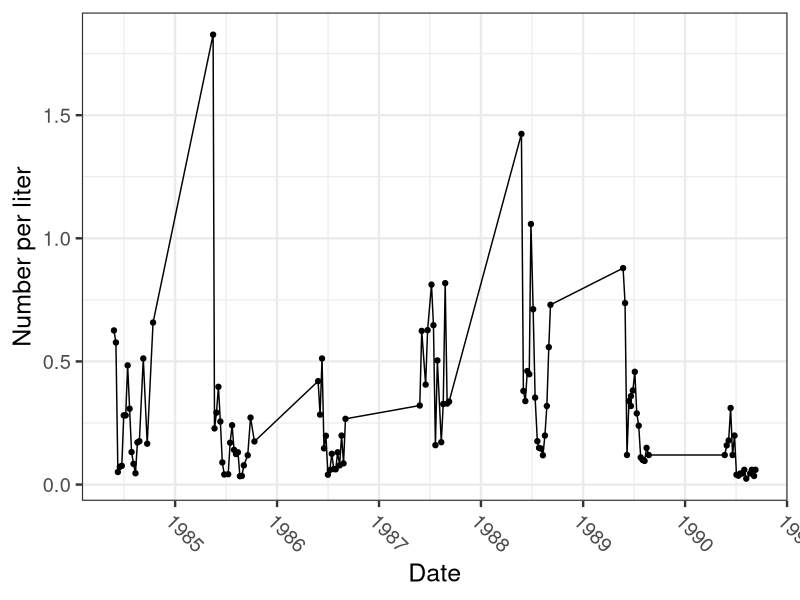
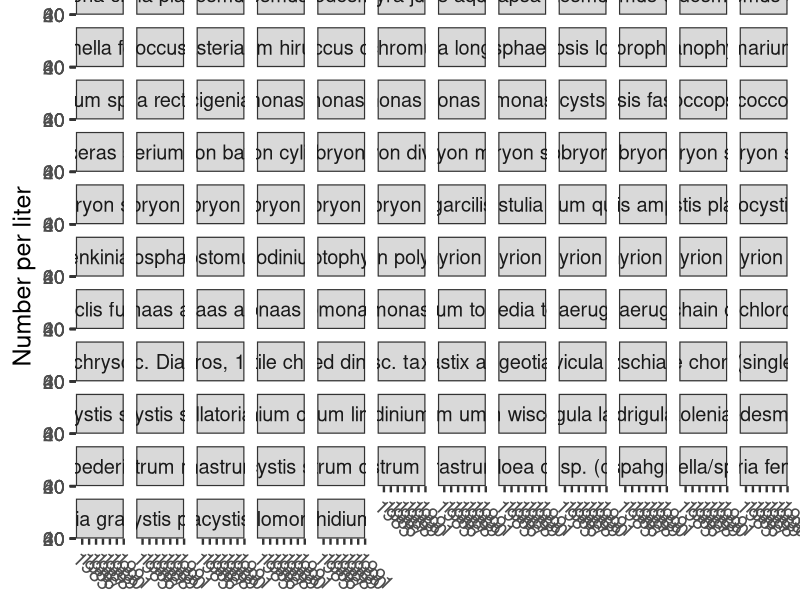
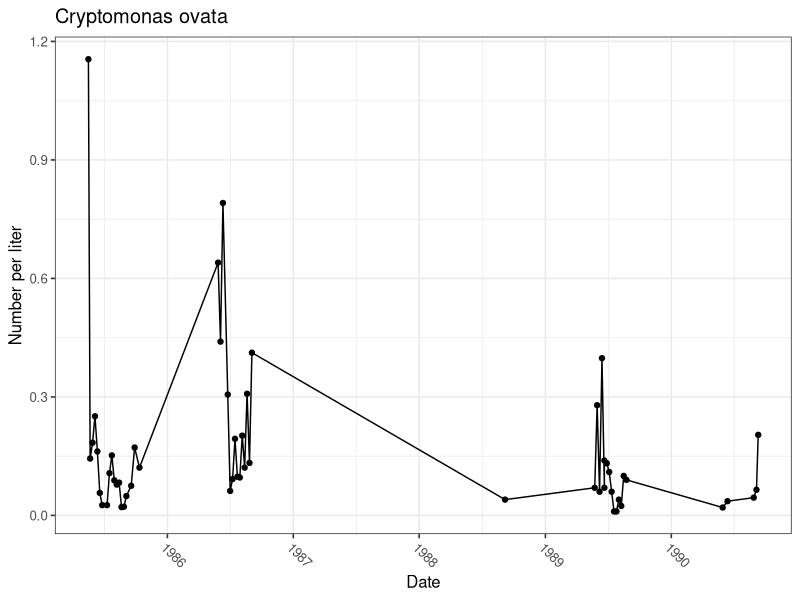
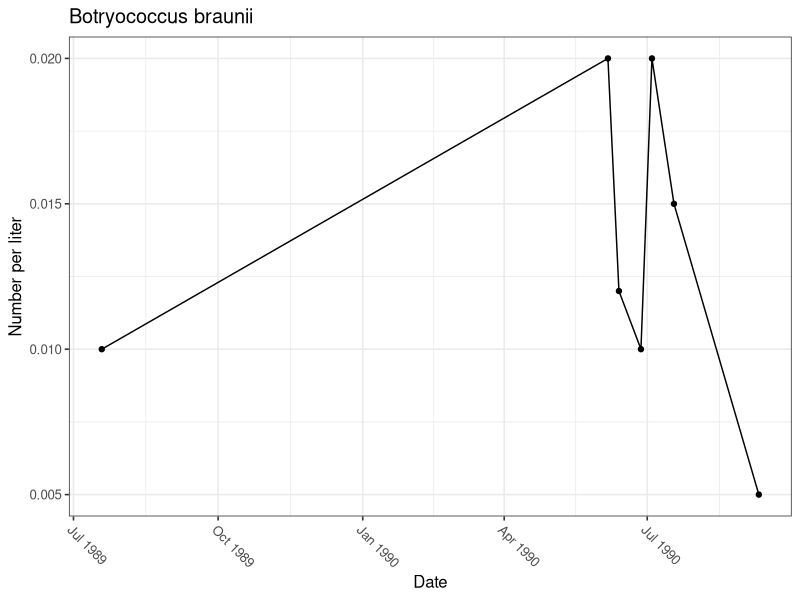
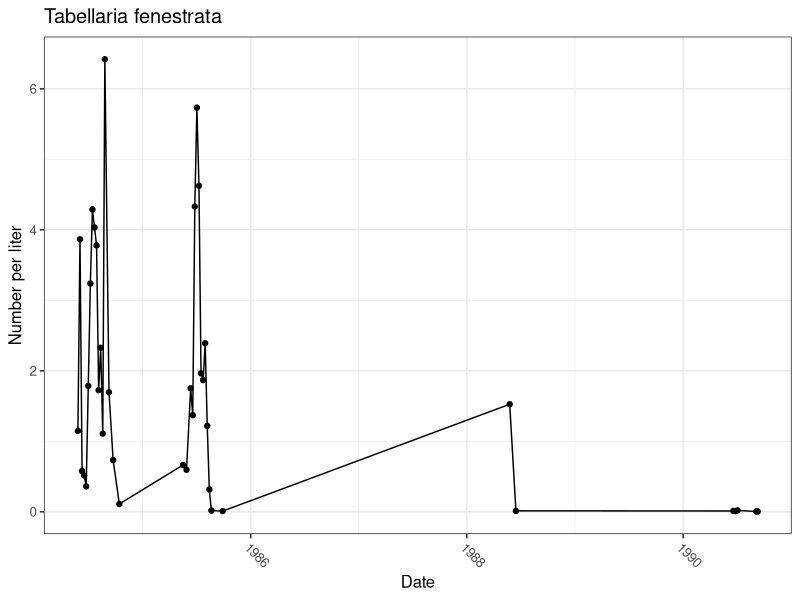
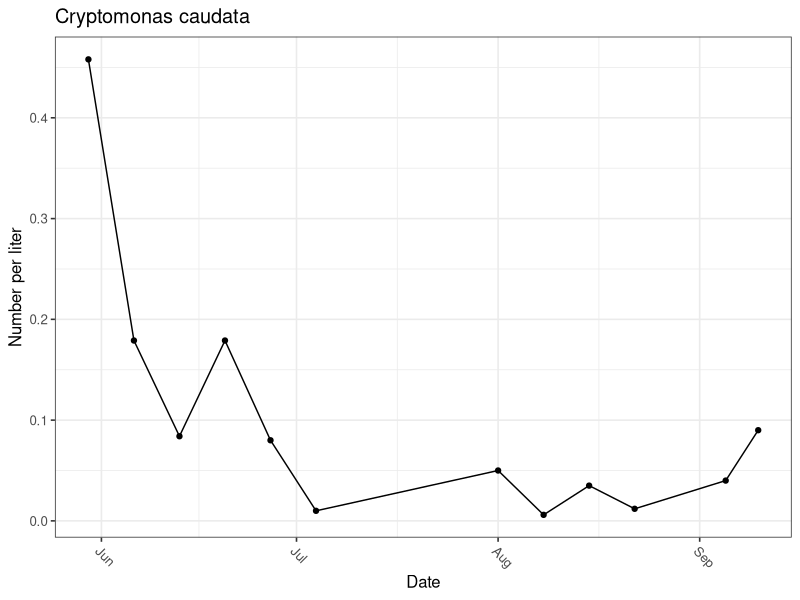
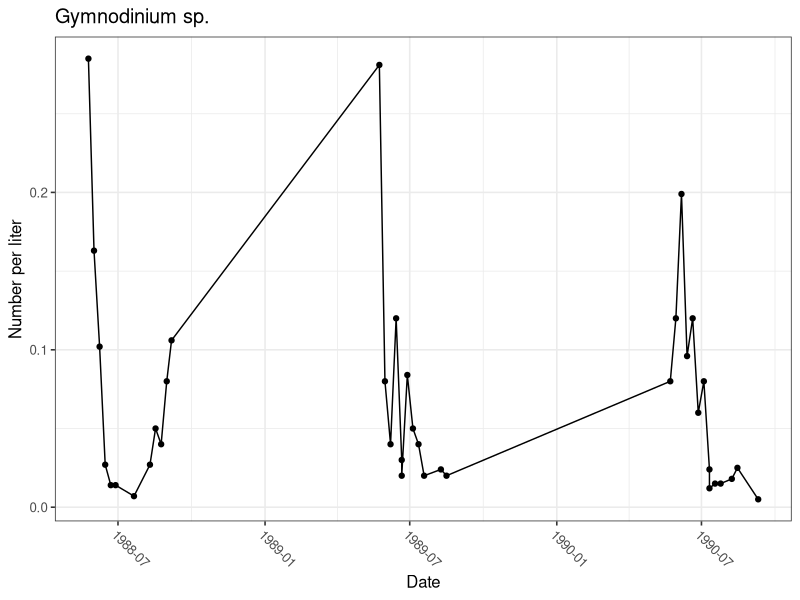
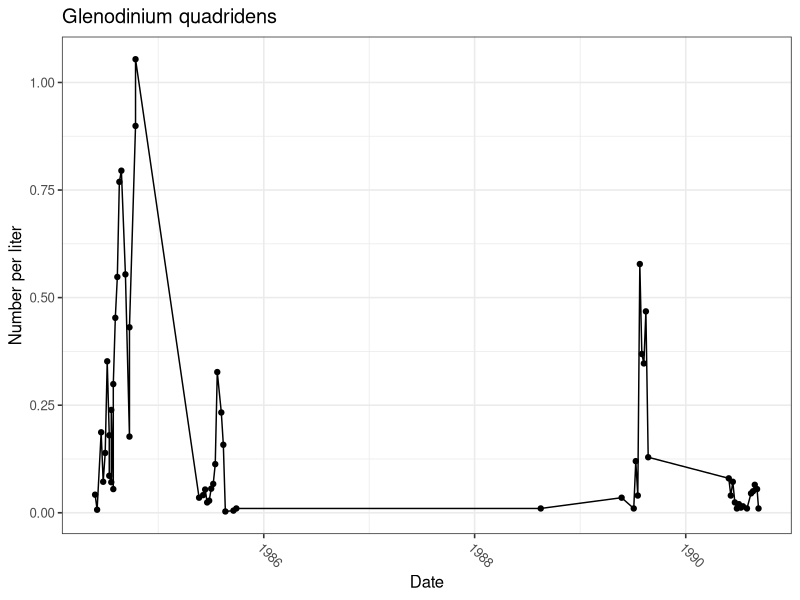

The R source for these figures, in order: (Note: this script raises an error after producing the figures.)
# Data from
# https://lter.limnology.wisc.edu/data_TL_phytocatalog/search

library(ggplot2)
library(scales)

data_TL_phyto <- read.csv("./data/cascade_project__phytoplankton.csv")

head(data_TL_phyto)

# subset for Tuesday lake only 
data_TL_phyto <- subset(data_TL_phyto, data_TL_phyto$lakeid=="T")

# how many unique species 
length(unique(data_TL_phyto$taxon_name))
sort(unique(data_TL_phyto$taxon_name))

# How many observations per species 
sort(table(data_TL_phyto$taxon_name))

# save the species names to a .csv
phyto_names <- unique(data_TL_phyto$taxon_name)
write.csv(phyto_names, file = "data/TL_phyto_species.csv")

# convert dates to true dates 
data_TL_phyto$date <- as.Date(data_TL_phyto$sampledate)

# plot an individual time series 
# possible response variables are "concentration" and "total_biovol"
temp_data <- subset(data_TL_phyto, taxon_name=="Cryptomonas 2 (<22)")

temp <- ggplot(temp_data, aes(date,concentration)) 
temp <- temp + geom_point() + geom_line()
temp <- temp + ylab("Number per liter")
temp <- temp + xlab("Date")
temp <- temp + theme_bw(base_size=18)
temp <- temp + scale_x_date(labels=date_format("%Y"),breaks=date_breaks("year"))
temp <- temp + theme(axis.text.x = element_text(angle=315,hjust=0)) # fix here
temp

# facet by taxon_name 
temp <- ggplot(data_TL_phyto, aes(date,concentration)) 
temp <- temp + geom_point() + geom_line()
temp <- temp + facet_wrap(~taxon_name)
temp <- temp + ylab("Number per liter")
temp <- temp + xlab("Date")
temp <- temp + theme_bw(base_size=18)
temp <- temp + scale_x_date(labels=date_format("%Y"),breaks=date_breaks("year"))
temp <- temp + theme(axis.text.x = element_text(angle=315,hjust=0)) # fix here
temp

# plot & save all time series
for (i in unique(data_TL_phyto$taxon_name)){

  temp_data <- subset(data_TL_phyto, taxon_name==i)
  
  temp <- ggplot(temp_data, aes(date,concentration)) 
  temp <- temp + geom_point() + geom_line()
  temp <- temp + ylab("Number per liter")
  temp <- temp + xlab("Date")
  temp <- temp + theme_bw(base_size=12)
  temp <- temp + ggtitle(i)
  temp <- temp + theme(axis.text.x = element_text(angle=315,hjust=0)) # fix here
  
  # if the taxa name contains > or <, you need to remove that character 
  i <- sub("<", "less", i)
  i <- sub(">", "more", i)
  i <- sub("/", "-", i)
  
  ggsave(paste("time_series_plots/phyto/",i,".jpg",sep=""),temp)
  
}



